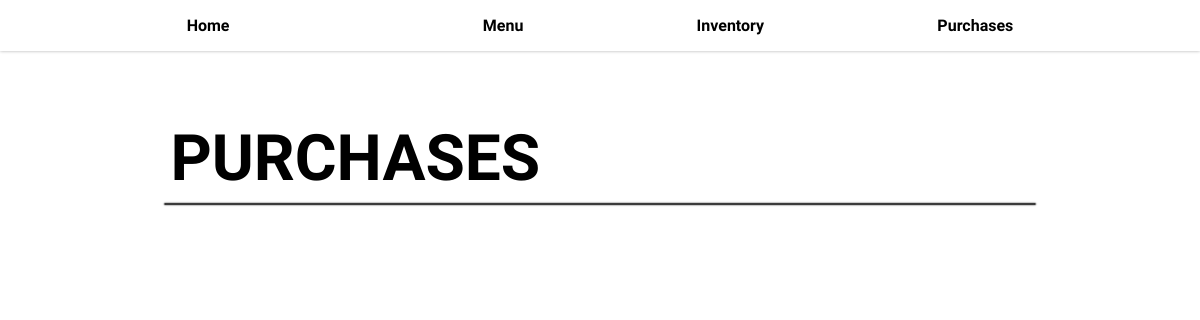
The page /purchases/ on the database as committed earlier.
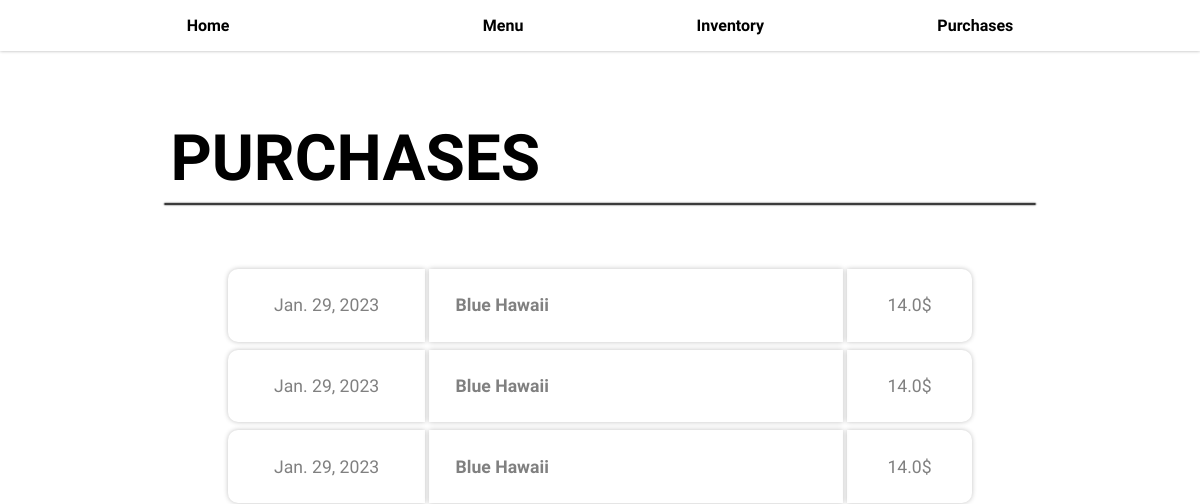
The same page on the database as committed later.
### base/models.py (models this page shows, shortened)
class Purchase(models.Model):
	id = models.IntegerField(primary_key=True)
	menu_item_id = models.ForeignKey(MenuItem, on_delete=models.CASCADE)
	date = models.DateField(default=datetime.date.today())

class MenuItem(models.Model):
	id = models.IntegerField(primary_key=True)
	name = models.CharField(max_length=100)
	price = models.FloatField(default=0.0)
	food_type = models.CharField(max_length=50, default="cocktail")

### base/views.py (the view)
# urls.py: path("purchases/", views.purchases_view, name="purchases"),
def purchases_view(request):
	purchases = Purchase.objects.all()
	purchases_transformed = []
	for purchase in purchases:
		menu_item = purchase.menu_item_id
		menu_item_name = menu_item.name
		menu_item_price = menu_item.price
		menu_item_purchase_date = purchase.date
		purchases_transformed.append({
			"item_name": menu_item_name,
			"price": menu_item_price,
			"date": menu_item_purchase_date
		})
	return render(request, "purchases/purchases.html", {"purchases": purchases_transformed})

### templates/purchases/purchases.html
{% extends "base.html" %}
{% load static %}
{% block head %}
<link rel="stylesheet" href="{% static 'styles/purchases/purchases.css' %}">
{% endblock %}
{% block content %}
<section class="purchases-section">
	<h1 class="section-title">PURCHASES</h1>
	<hr />
	<div class="purchases-list">
		{% for purchase in purchases %}
			<div class="purchase">
				<div class="purchase-date">{{ purchase.date }}</div>
				<div class="purchase-item-name">{{ purchase.item_name }}</div>
				<div class="purchase-price">{{ purchase.price }}$</div>
			</div>
		{% endfor %}
	</div>
</section>
{% endblock %}

### templates/base.html (shortened to what this page needs)
<!DOCTYPE html>
{% load static %}
<html lang="en">
  <head>
    <link rel="stylesheet" href="{% static 'styles/base.css' %}" />
    {% block head %}{% endblock %}
  </head>
  <body>
    {% include 'navbar.html' %}
    <div class="content">{% block content %} {% endblock %}</div>
  </body>
</html>

### templates/navbar.html
{% load static %} {% block head %}
<link rel="stylesheet" href="{% static 'styles/navbar.css' %}" />
{% endblock %}
<div class="navbar">
  <ul class="nav-links">
    <li><a class="nav-link" href="{% url 'home' %}">Home</a></li>
    <li><a class="nav-link" href="{% url 'menu' %}">Menu</a></li>
    <li><a class="nav-link" href="{% url 'inventory' %}">Inventory</a></li>
    <li><a class="nav-link" href="{% url 'purchases' %}">Purchases</a></li>
  </ul>
</div>

### static/styles/base.css (style rules this page uses)
* { margin: 0; padding: 0; box-sizing: border-box; font-family: "Work Sans", sans-serif; }
a { text-decoration: none; color: black; }
.content { display: flex; flex-direction: column; }
hr { border: 1px solid rgba(0, 0, 0, 0.769); box-shadow: 0 0 .1em black; border-radius: 10px; }
.section-title { margin: .1em; font-size: 4em; }
section { padding: 4em; width: 100%; max-width: 1000px; margin: auto; }

### static/styles/purchases/purchases.css (style rules this page uses)
.purchases-list { display: flex; flex-direction: column; padding: 2em; margin: 2em; gap: .5em; }
.purchase { display: flex; gap: .25em; }
.purchase div { padding: 1.5em; font-size: 1.1em; color: gray; box-shadow: 0 0 .3em #c2c2c2; }
.purchase-date { flex: 2; border-radius: 10px 0 0 10px; color: gray; text-align: center; }
.purchase-item-name { flex: 5; font-weight: bold; color: gray; }
.purchase-price { flex: 1; box-shadow: 0 0 .5em #db8e8e; border-radius: 0 10px 10px 0; text-align: center; }

### static/styles/navbar.css (style rules this page uses)
.navbar { position: sticky; top: 0; display: flex; padding: 1em; justify-content: center; box-shadow: 0 0 .2em rgb(174, 174, 174); }
.nav-links { display: flex; width: 100%; justify-content: space-around; }
.nav-links li { list-style: none; }
.nav-links li:first-child { margin-right: 5em; }
.nav-link { padding: .6em 1.5em; border-radius: 5px; list-style: none; font-weight: bold; text-decoration: none; transition: .3s; }
@media screen and (min-width: 1000px) { .nav-links { width: 1000px; } }

Rows that differ between the two databases and show on the page:
added Purchase: date "Jan. 29, 2023"
now on this page (row unchanged): MenuItem: item_name "Blue Hawaii" "Blue Hawaii" "Blue Hawaii", price "14.0" "14.0" "14.0"
added Purchase: date "Jan. 29, 2023"
added Purchase: date "Jan. 29, 2023"
